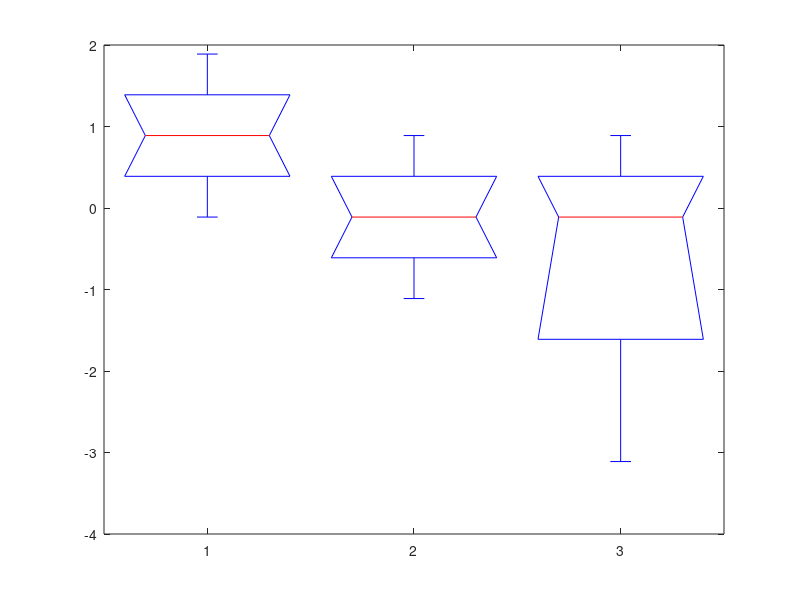
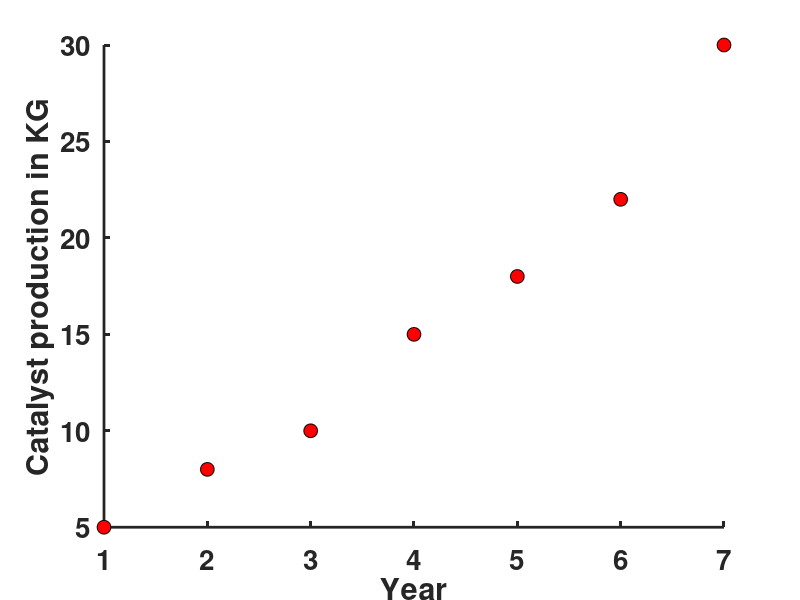
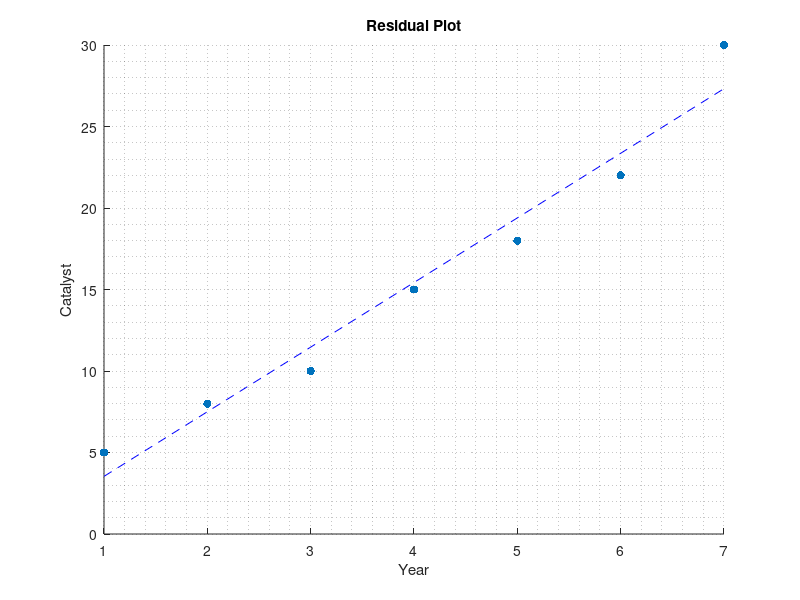
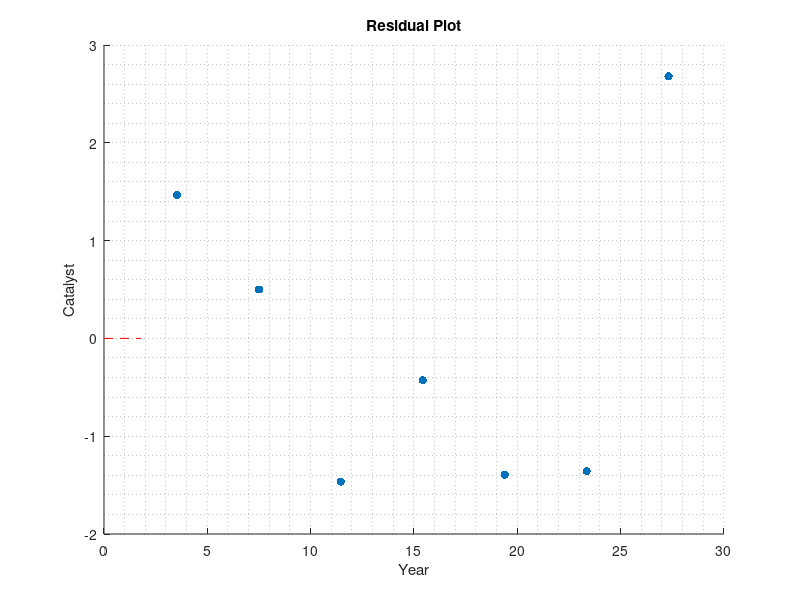

The MATLAB source for these figures, in order:
%calculation of one way ANOVA
mat = [10 9 5; 8 7 9; 9 8 8];
[p,tb1,stats] =anova1(mat);

%% Solution of question 5

year=[1 2 3 4 5 6 7]';
catalyst=[5 8 10 15 18 22 30]';

%Part5a
%2D Scatter Plot
Y=[year catalyst];
figure(2);
scatter(Y(:,1),Y(:,2),100,'MarkerEdgeColor','k','MarkerFaceColor','r')
xlabel('Year')
ylabel('Catalyst production in KG')
set(gca,'box','off','linewidth',2,'fontsize',20,'fontweight','bold')

%% Calculation of alpha beta and regression 
%Part5d
x = [1 2 3 4 5 6 7]';
y = [5 8 10 15 18 22 30]';

X1 = [ones(size(x)) x];
b = regress(y,X1)

%calculation oif cavariance ofl x and Y
fprintf('The covariance for the given data is found as:')
cov(x,y)

%% Que1-c Residual Plot
%Part5e

figure(4) 
scatter(x,y,'filled')
hold on
title('Scatter Plot')
x0 = min(x):1:max(x);
yfit = b(1) + b(2)*x0 ;
plot([x0(1) x0(size(x0))],[yfit(1) yfit(size(x0))],'--b')
title('Residual Plot');
xlabel('Year')
ylabel('Catalyst')
grid minor

% Residual Plot
ys = b(1) + b(2)*x;
yr = y - ys;

figure(5)
scatter(ys,yr,'filled')
hold on
title('Residual Plot')
plot([0 1.8],[0 0],'--r')
ylabel('Catalyst')
xlabel('Year')
grid minor

